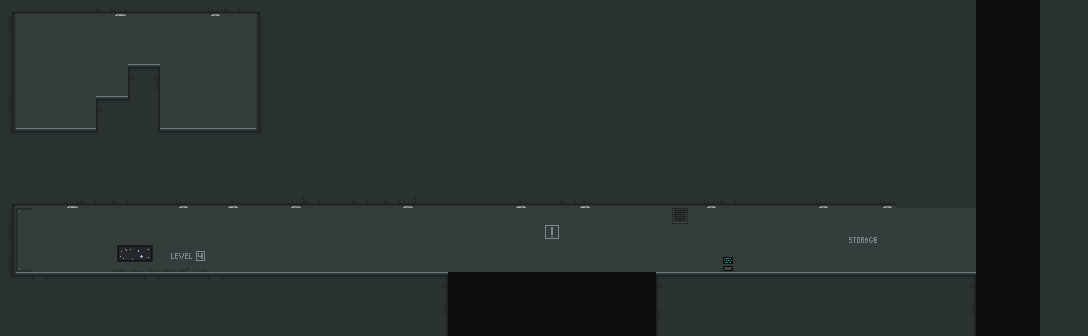

Below is a game level as drawn by its tile map, then a one-line description and the .tmx file that defines it, in full:
An orthogonal 68x21 tile map with 16x16 px tiles, 2 tile layers (Background, Blockable).

<map version="1.0" orientation="orthogonal" renderorder="right-down" width="68" height="21" tilewidth="16" tileheight="16" nextobjectid="1">
 <tileset firstgid="1" name="level1" tilewidth="16" tileheight="16" tilecount="78" columns="13">
  <image source="level1_platform_tileset.png" width="208" height="96" />
 </tileset>
 <layer name="Background" width="68" height="21">
  <data encoding="csv">
10,10,10,10,10,10,10,10,10,10,10,10,10,10,10,10,10,10,10,10,10,10,10,10,10,10,10,10,10,10,10,10,10,10,10,10,10,10,10,10,10,10,10,10,10,10,10,10,10,10,10,10,10,10,10,10,0,0,0,0,0,54,54,54,54,0,0,0,
10,55,55,55,55,55,55,55,55,55,55,55,55,55,55,55,10,10,10,10,10,10,10,10,10,10,10,10,10,10,10,10,10,10,10,10,10,10,10,10,10,10,10,10,10,10,10,10,10,10,10,10,10,10,10,10,0,0,0,0,0,54,54,54,54,0,0,0,
10,55,55,55,55,55,55,55,55,55,55,55,55,55,55,55,10,10,10,10,10,10,10,10,10,10,10,10,10,10,10,10,10,10,10,10,10,10,10,10,10,10,10,10,10,10,10,10,10,10,10,10,10,10,10,10,0,0,0,0,0,54,54,54,54,0,0,0,
10,55,55,55,55,55,55,55,55,55,55,55,55,55,55,55,0,0,0,0,0,0,0,0,0,0,0,10,10,10,10,10,10,10,10,10,10,10,10,10,10,10,10,10,10,10,10,10,10,10,10,10,10,10,10,10,0,0,0,0,0,54,54,54,54,0,0,0,
10,55,55,55,55,55,55,55,55,55,55,55,55,55,55,55,0,0,0,0,0,0,0,0,0,0,0,10,10,10,10,10,10,10,10,10,10,10,10,10,10,10,10,10,10,10,10,10,10,10,10,10,10,10,10,10,0,0,0,0,0,54,54,54,54,0,0,0,
10,55,55,55,55,55,55,55,55,55,55,55,55,55,55,55,0,0,0,0,0,0,0,0,0,0,0,10,10,10,10,10,10,10,10,10,10,10,10,10,10,10,10,10,10,10,10,10,10,10,10,10,10,10,10,10,0,0,0,0,0,54,54,54,54,0,0,0,
10,55,55,55,55,55,55,55,55,55,55,55,55,55,55,55,0,0,0,0,0,0,0,0,0,0,0,10,10,10,10,10,10,10,10,10,10,10,10,10,10,10,10,10,10,10,10,10,10,10,10,10,10,10,10,10,0,0,0,0,0,54,54,54,54,0,0,0,
10,55,55,55,55,55,55,55,55,55,55,55,55,55,55,55,0,0,0,0,0,0,0,0,0,0,0,10,10,10,10,10,10,10,10,10,10,10,10,10,10,10,10,10,10,10,10,10,10,10,10,10,10,10,10,10,0,0,0,0,0,54,54,54,54,0,0,0,
10,55,55,55,55,55,55,55,55,55,55,55,55,55,55,55,0,0,0,0,0,0,0,0,0,0,0,10,10,10,10,10,10,10,10,10,10,10,10,10,10,10,10,10,10,10,10,10,10,10,10,10,10,10,10,10,0,0,0,0,0,54,54,54,54,0,0,0,
10,55,55,55,55,55,55,55,55,55,55,55,55,55,55,55,0,0,0,0,0,0,0,0,0,0,0,10,10,10,10,10,10,10,10,10,10,10,10,10,10,10,10,10,10,10,10,10,10,10,10,10,10,10,10,10,0,0,0,0,0,54,54,54,54,0,0,0,
10,0,0,0,0,0,0,0,0,0,0,0,0,0,0,0,0,0,0,0,0,0,0,0,0,0,0,10,10,10,10,10,10,10,10,10,10,10,10,10,10,10,10,10,10,10,10,10,10,10,10,10,10,10,10,10,0,0,0,0,0,54,54,54,54,0,0,0,
10,10,10,10,10,10,10,10,10,10,10,10,10,10,10,10,10,10,10,10,10,10,10,10,10,10,10,10,10,10,10,10,10,10,10,10,10,10,10,10,10,10,10,10,10,10,10,10,10,10,10,10,10,10,10,10,0,0,0,0,0,54,54,54,54,0,0,0,
0,0,0,0,0,0,0,0,0,0,0,0,0,0,0,0,0,0,0,0,0,0,0,0,0,0,0,0,0,0,0,0,0,0,0,0,0,0,0,0,0,0,0,0,0,0,0,0,28,30,30,29,31,31,31,29,0,0,0,0,0,54,54,54,54,0,0,0,
0,1,55,55,55,55,55,55,55,55,55,55,55,55,55,55,55,55,55,55,55,55,55,55,55,55,55,55,55,55,55,55,55,55,55,55,55,55,55,55,55,55,49,55,55,55,55,55,55,55,55,55,55,55,55,55,55,55,55,55,55,54,54,54,54,0,0,0,
0,53,55,55,55,55,55,55,55,55,55,55,55,55,55,55,55,55,55,55,55,55,55,55,55,55,55,55,55,55,55,55,55,55,74,55,55,55,55,55,55,55,55,55,55,55,55,55,55,55,55,55,55,12,38,55,55,55,55,55,55,54,54,54,54,0,0,0,
0,53,55,55,55,55,55,59,60,61,3,4,5,55,55,55,55,55,55,55,55,55,55,55,55,55,55,55,55,55,55,55,55,55,55,55,55,55,55,55,55,55,55,55,55,55,55,55,55,55,55,55,55,25,51,55,55,55,55,55,55,54,54,54,54,0,0,0,
0,14,55,55,55,55,55,56,57,58,16,17,18,55,55,55,55,55,55,55,55,55,55,55,55,55,55,55,55,55,55,55,55,55,55,55,55,55,55,55,55,55,55,55,55,75,55,55,55,55,55,55,55,55,55,55,55,55,55,55,55,54,54,54,54,0,0,0,
0,0,0,0,0,0,0,0,0,0,0,0,0,0,0,0,0,0,0,0,0,0,0,0,0,0,0,0,54,54,54,54,54,54,54,54,54,54,54,54,54,0,0,0,0,0,0,0,0,0,0,0,0,0,0,0,0,0,0,0,0,54,54,54,54,0,0,0,
54,54,54,54,54,54,54,54,54,54,54,54,54,54,54,54,54,54,54,54,54,54,54,54,54,54,54,0,54,54,54,54,54,54,54,54,54,54,54,54,54,0,0,0,0,0,0,0,10,10,10,10,10,10,10,10,0,0,0,0,0,54,54,54,54,0,0,0,
54,54,54,54,54,54,54,54,54,54,54,54,54,54,54,54,54,54,54,54,54,54,54,54,54,54,54,0,54,54,54,54,54,54,54,54,54,54,54,54,54,0,0,0,0,0,0,0,10,10,10,10,10,10,10,10,0,0,0,0,0,54,54,54,54,0,0,0,
54,54,54,54,54,54,54,54,54,54,54,54,54,54,54,54,54,54,54,54,54,54,54,54,54,54,54,0,54,54,54,54,54,54,54,54,54,54,54,54,54,0,0,0,0,0,0,0,10,10,10,10,10,10,10,10,0,0,0,0,0,54,54,54,54,0,0,0
</data>
 </layer>
 <layer name="Blockable" width="68" height="21">
  <data encoding="csv">
22,30,31,31,30,28,33,32,30,31,28,30,31,29,33,28,23,10,10,10,10,10,10,10,10,10,10,10,0,0,0,0,0,0,0,0,0,0,0,0,0,0,0,0,0,0,0,0,0,0,0,0,0,0,0,0,10,10,10,10,10,0,0,0,0,10,10,10,
48,0,0,0,0,0,0,0,0,0,0,0,0,0,0,0,36,10,10,10,10,10,10,10,10,10,10,10,0,0,0,0,0,0,0,0,0,0,0,0,0,0,0,0,0,0,0,0,0,0,0,0,0,0,0,0,10,10,10,10,10,0,0,0,0,10,10,10,
35,0,0,0,0,0,0,0,0,0,0,0,0,0,0,0,36,10,10,10,10,10,10,10,10,10,10,10,0,0,0,0,0,0,0,0,0,0,0,0,0,0,0,0,0,0,0,0,0,0,0,0,0,0,0,0,10,10,10,10,10,0,0,0,0,10,10,10,
35,0,0,0,0,0,0,0,0,0,0,0,0,0,0,0,36,10,10,10,10,10,10,10,10,10,10,10,0,0,0,0,0,0,0,0,0,0,0,0,0,0,0,0,0,0,0,0,0,0,0,0,0,0,0,0,10,10,10,10,10,0,0,0,0,10,10,10,
35,0,0,0,0,0,0,0,69,66,0,0,0,0,0,0,36,10,10,10,10,10,10,10,10,10,10,10,0,0,0,0,0,0,0,0,0,0,0,0,0,0,0,0,0,0,0,0,0,0,0,0,0,0,0,0,10,10,10,10,10,0,0,0,0,10,10,10,
35,0,0,0,0,0,0,0,37,68,0,0,0,0,0,0,36,10,10,10,10,10,10,10,10,10,10,10,0,0,0,0,0,0,0,0,0,0,0,0,0,0,0,0,0,0,0,0,0,0,0,0,0,0,0,0,10,10,10,10,10,0,0,0,0,10,10,10,
48,0,0,0,0,0,69,44,50,72,0,0,0,0,0,0,36,10,10,10,10,10,10,10,10,10,10,10,0,0,0,0,0,0,0,0,0,0,0,0,0,0,0,0,0,0,0,0,0,0,0,0,0,0,0,0,10,10,10,10,10,0,0,0,0,10,10,10,
35,0,0,0,0,0,37,10,10,72,0,0,0,0,0,0,36,10,10,10,10,10,10,10,10,10,10,10,0,0,0,0,0,0,0,0,0,0,0,0,0,0,0,0,0,0,0,0,0,0,0,0,0,0,0,0,10,10,10,10,10,0,0,0,0,10,10,10,
9,44,44,44,44,44,50,10,10,63,44,44,43,43,43,43,62,10,10,10,10,10,10,10,10,10,10,10,0,0,0,0,0,0,0,0,0,0,0,0,0,0,0,0,0,0,0,0,0,0,0,0,0,0,0,0,10,10,10,10,10,0,0,0,0,10,10,10,
10,10,10,10,10,10,10,10,10,10,10,10,10,10,10,10,10,10,10,10,10,10,10,10,10,10,10,10,0,0,0,0,0,0,0,0,0,0,0,0,0,0,0,0,0,0,0,0,0,0,0,0,0,0,0,0,10,10,10,10,10,0,0,0,0,10,10,10,
10,10,10,10,10,10,10,10,10,10,10,10,10,10,10,10,10,10,10,10,10,10,10,10,10,10,10,10,0,0,0,0,0,0,0,0,0,0,0,0,0,0,0,0,0,0,0,0,0,0,0,0,0,0,0,0,10,10,10,10,10,0,0,0,0,10,10,10,
10,10,10,10,10,10,10,10,10,10,10,10,10,10,10,10,10,10,10,10,10,10,10,10,10,10,10,10,0,0,0,0,0,0,0,0,0,0,0,0,0,0,0,0,0,0,0,0,0,0,0,0,0,0,0,0,10,10,10,10,10,0,0,0,0,10,10,10,
22,31,30,31,32,33,28,33,30,31,28,29,30,31,27,30,31,28,34,33,30,30,33,28,33,34,30,31,28,28,30,31,27,31,28,33,27,28,30,28,31,30,28,30,29,33,30,30,0,0,0,0,0,0,0,0,10,10,10,10,10,0,0,0,0,10,10,10,
35,0,0,0,0,0,0,0,0,0,0,0,0,0,0,0,0,0,0,0,0,0,0,0,0,0,0,0,0,0,0,0,0,0,0,0,0,0,0,0,0,0,0,0,0,0,0,0,0,0,0,0,0,0,0,0,0,0,0,0,0,0,0,0,0,10,10,10,
48,0,0,0,0,0,0,0,0,0,0,0,0,0,0,0,0,0,0,0,0,0,0,0,0,0,0,0,0,0,0,0,0,0,0,0,0,0,0,0,0,0,0,0,0,0,0,0,0,0,0,0,0,0,0,0,0,0,0,0,0,0,0,0,0,10,10,10,
35,0,0,0,0,0,0,0,0,0,0,0,0,0,0,0,0,0,0,0,0,0,0,0,0,0,0,0,0,0,0,0,0,0,0,0,0,0,0,0,0,0,0,0,0,0,0,0,0,0,0,0,0,0,0,0,0,0,0,0,0,0,0,0,0,10,10,10,
48,0,0,0,0,0,0,0,0,0,0,0,0,0,0,0,0,0,0,0,0,0,0,0,0,0,0,0,0,0,0,0,0,0,0,0,0,0,0,0,0,0,0,0,0,0,0,0,0,0,0,0,0,0,0,0,0,0,0,0,0,0,0,0,0,10,10,10,
9,40,41,42,43,44,45,46,47,41,42,43,40,41,42,43,44,45,46,47,44,45,46,47,42,42,45,66,0,0,0,0,0,0,0,0,0,0,0,0,0,69,43,44,45,46,46,43,44,44,45,46,44,43,46,44,43,46,45,44,66,0,0,0,0,10,10,10,
10,10,10,10,10,10,10,10,10,10,10,10,10,10,10,10,10,10,10,10,10,10,10,10,10,10,10,67,0,0,0,0,0,0,0,0,0,0,0,0,0,71,10,10,10,10,10,10,10,10,10,10,10,10,10,10,10,10,10,10,67,0,0,0,0,10,10,10,
10,10,10,10,10,10,10,10,10,10,10,10,10,10,10,10,10,10,10,10,10,10,10,10,10,10,10,68,0,0,0,0,0,0,0,0,0,0,0,0,0,70,10,10,10,10,10,10,10,10,10,10,10,10,10,10,10,10,10,10,68,0,0,0,0,10,10,10,
10,10,10,10,10,10,10,10,10,10,10,10,10,10,10,10,10,10,10,10,10,10,10,10,10,10,10,67,0,0,0,0,0,0,0,0,0,0,0,0,0,71,10,10,10,10,10,10,10,10,10,10,10,10,10,10,10,10,10,10,67,0,0,0,0,10,10,10
</data>
 </layer>
</map>
